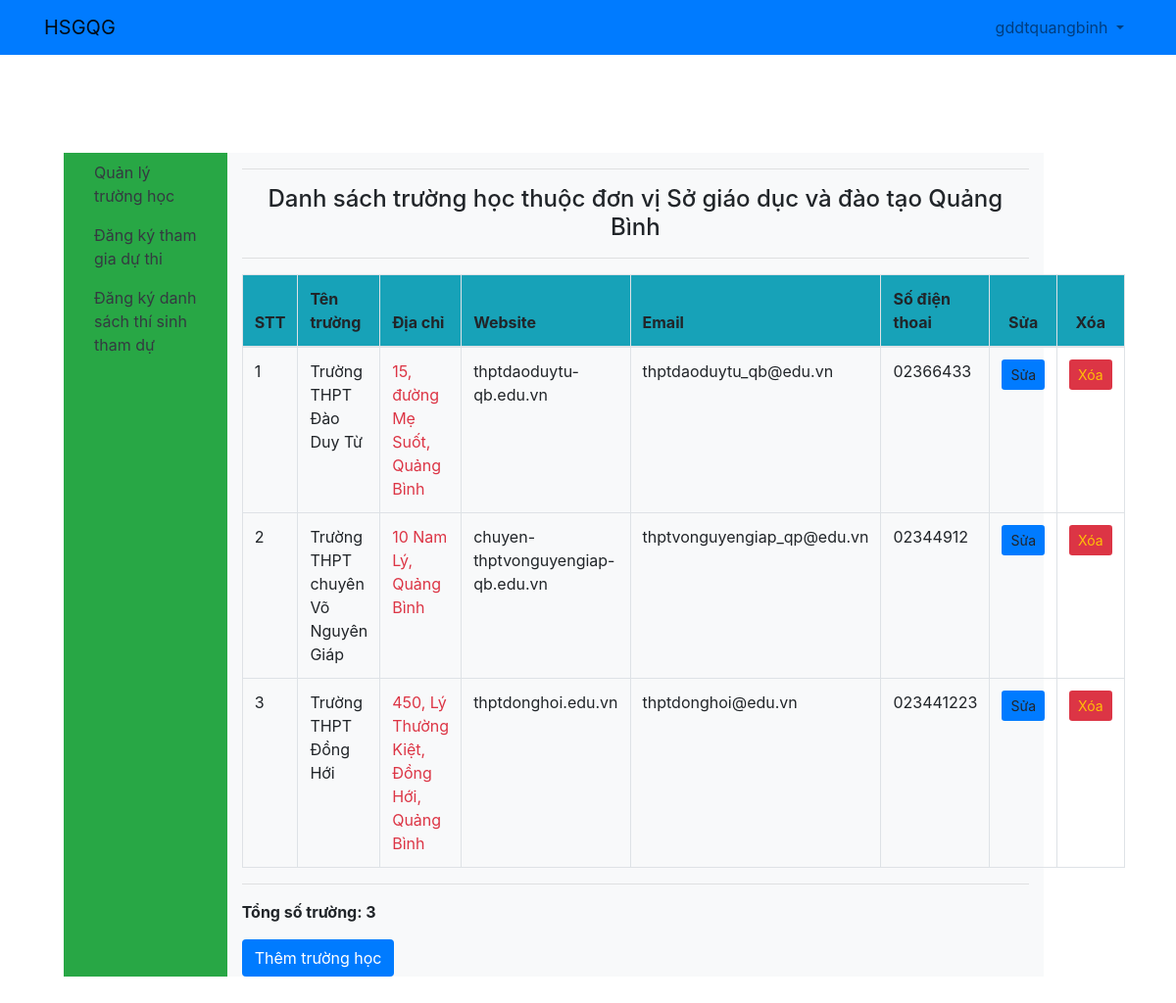
Page /participant/school/shool_management/ (signed in) on the committed database.
### core/models.py (models this page shows, shortened)
class User(AbstractUser):
    is_BanToChuc = models.BooleanField(default=False)
    is_DonViDuThi = models.BooleanField(default=False)
    name = models.CharField(max_length=30)
    email = models.CharField(max_length=30)
    phone_number = models.CharField(max_length=15)

class School(models.Model):
    participant = models.ForeignKey(User, on_delete=models.CASCADE)
    name = models.CharField(max_length = 100)
    website = models.CharField(max_length = 50)
    address = models.CharField(max_length = 100)
    phone_number = models.CharField(max_length = 20)
    email = models.CharField(max_length = 50)

### core/views.py (the view)
# urls.py: path('participant/school/shool_management/', views.school_management, name='school_management'),
def school_management(request):
    all_schools = School.objects.filter(participant_id = request.user.id)
    return render(request, 'school/school_management.html', {
        'all_schools':all_schools
    })

### ContestManagement4/templates/school/school_management.html (shortened to what this page needs)
{% extends 'base.html' %}
{% block content %}
	<div >
        <h4 class="text-center ">Danh sách trường học thuộc đơn vị {{ request.user.name }}</h4>
        <hr>
        <table class="table table-bordered ">
            <thead class="bg-info ">
            <tr>
                <th scope="col">STT</th>
                <th scope="col">Tên trường</th>
                <th scope="col">Địa chỉ</th>
                <th scope="col">Website</th>
                <th scope="col">Email</th>
                <th scope="col">Số điện thoai</th>
                <th scope="col" class="text-center">Sửa</th>
                <th scope="col" class="text-center">Xóa</th>
            </tr>
            </thead>
            <tbody>
                {% for school in all_schools %}
                <tr >
                    <th scope="row" class="font-weight-normal">{{ forloop.counter }}</th>
                    <th class="font-weight-normal">{{ school.name }} </th>
                    <th class="font-weight-normal text-danger">{{ school.address }}  </th>
                    <th class="font-weight-normal">{{ school.website }}</th>
                    <th class="font-weight-normal">{{ school.email }}</th>
                    <th class="font-weight-normal">{{ school.phone_number}}</th>
                    <th class="font-weight-normal text-center">
                        <a href=" {% url 'edit_school' school.id %} ">
                            <button type="button" class="btn btn-default btn-sm bg-primary" > Sửa </button>
                        </a>
                    </th>
                    <th class="font-weight-normal text-center">
                        <button type="button" class="btn btn-default btn-sm bg-danger text-warning" onclick="verify_del('{{ school.id }}', '{{ school.name }}')"> Xóa </button>
                    </th>
                 </tr>
                {% endfor %}
            </tbody>
        </table>
        <hr>
    </div>
    <p>
        <strong>Tổng số trường: {{ all_schools.count }}
    </p>
    <a href="{% url 'add_school' %}">
        <button type="button" class="btn bg-primary text-white " > Thêm trường học </button>
    </a>
{% endblock content %}

### ContestManagement4/templates/base.html (shortened to what this page needs)
<!doctype html>
<!doctype html>
<html lang="en">
  <head>
    <link rel="stylesheet" href="https://stackpath.bootstrapcdn.com/bootstrap/4.3.1/css/bootstrap.min.css"
>
  </head>
  <body>
        <nav class="navbar navbar-expand-lg navbar-light bg-primary">
            <div class="container">
                <a class="navbar-brand" href="{% url 'home'  %}">HSGQG</a>
                <div class="collapse navbar-collapse" id="navbarSupportedContent">
                    <ul class="navbar-nav mr-auto">
                    <li class="nav-item active">
                        <a class="nav-link" href=" {% url 'home' %} "> <span class="sr-only">(current)</span></a>
                    </li>
                    <li class="nav-item active">
                        <a class="nav-link" href=" {% url 'home' %} "> <span class="sr-only">(current)</span></a>
                    </li>
                    </ul>
                    {% if user.is_authenticated %}
                            <ul class="navbar-nav ">
                                <li class="nav-item dropdown">
                                    <a class="nav-link dropdown-toggle" href="#" id="navbarDropdown" role="button" data-toggle="dropdown" aria-haspopup="true" aria-expanded="false">
                                        {{ user.username }}
                                    </a>
                                </li>
                        </ul>
                    {% else %}
                    <form class="form-inline my-2 my-lg-0">
                        <a href=" {% url 'login' %} " class="btn btn-primary ml-2">Log in</a>
                    </form>
                    {% endif %}
                </div>
            </div>
        </nav>
        <div class=" bg-light " style="margin-top: 100px; margin-bottom: 100px; margin-right: 150px; margin-left: 80px;">
            <div class="row">
                <div class="col-sm-2 bg-success d-flex justify-content-center"" >
                    {% if user.is_DonViDuThi %}
                            <ul class="nav flex-column ">
                                <li class="nav-item  " >
                                    <a class="nav-link text-dark " href="{% url 'school_management' %}">Quản lý trường học</a>
                                </li>
                                <li class="nav-item text-light">
                                    <a class="nav-link text-dark" href="{% url 'request_join' %}">Đăng ký tham gia dự thi</a>
                                </li>
                                <li class="nav-item text-light">
                                    <a class="nav-link text-dark" href="{% url 'list_student_request' %}">Đăng ký danh sách thí sinh tham dự</a>
                                </li>
                            </ul>
                    {% endif %}
                </div>
                <div class="col-sm-10 bg-light">
                    <hr>
                    {% block content %}
                    {% endblock%}
                </div>
        </div>
  </body>
</html>

### rows in the picture
User: username "gddtquangbinh", user.name "Sở giáo dục và đào tạo Quảng Bình"
School: name "Trường THPT Đào Duy Từ", address "15, đường Mẹ Suốt, Quảng Bình", website "thptdaoduytu-qb.edu.vn", email "thptdaoduytu_qb@edu.vn", phone_number "02366433"
School: name "Trường THPT chuyên Võ Nguyên Giáp", address "10 Nam Lý, Quảng Bình", website "chuyen-thptvonguyengiap-qb.edu.vn", email "thptvonguyengiap_qp@edu.vn", phone_number "02344912"
School: name "Trường THPT Đồng Hới", address "450, Lý Thường Kiệt, Đồng Hới, Quảng Bình", website "thptdonghoi.edu.vn", email "thptdonghoi@edu.vn", phone_number "023441223"

### other values in the picture
{{ all_schools.count }} "3"
